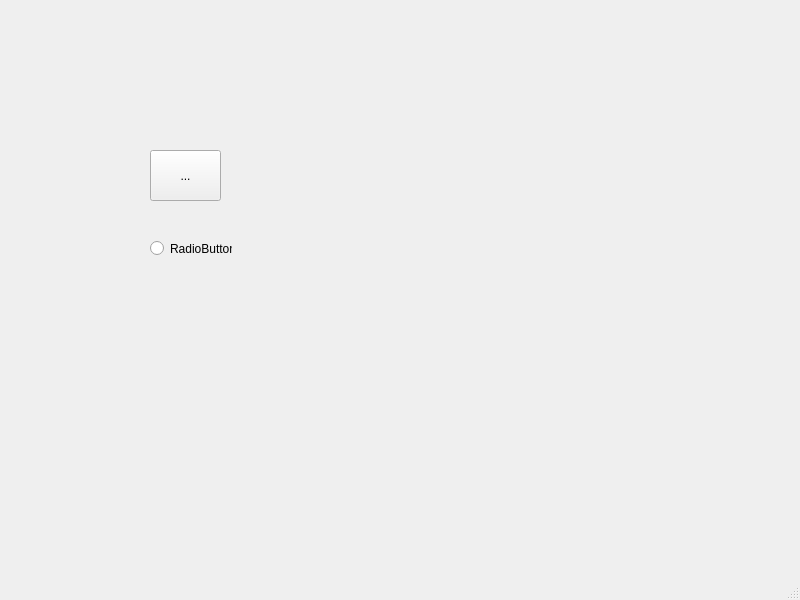
<?xml version="1.0" encoding="UTF-8"?>
<ui version="4.0">
 <class>MainWindow</class>
 <widget class="QMainWindow" name="MainWindow">
  <property name="geometry">
   <rect>
    <x>0</x>
    <y>0</y>
    <width>800</width>
    <height>600</height>
   </rect>
  </property>
  <property name="windowTitle">
   <string>MainWindow</string>
  </property>
  <widget class="QWidget" name="centralwidget">
   <widget class="QToolButton" name="toolButton">
    <property name="geometry">
     <rect>
      <x>150</x>
      <y>150</y>
      <width>71</width>
      <height>51</height>
     </rect>
    </property>
    <property name="text">
     <string>...</string>
    </property>
   </widget>
   <widget class="QRadioButton" name="radioButton">
    <property name="geometry">
     <rect>
      <x>150</x>
      <y>240</y>
      <width>82</width>
      <height>17</height>
     </rect>
    </property>
    <property name="text">
     <string>RadioButton</string>
    </property>
   </widget>
  </widget>
  <widget class="QMenuBar" name="menubar">
   <property name="geometry">
    <rect>
     <x>0</x>
     <y>0</y>
     <width>800</width>
     <height>21</height>
    </rect>
   </property>
  </widget>
  <widget class="QStatusBar" name="statusbar"/>
 </widget>
 <resources/>
 <connections/>
</ui>
